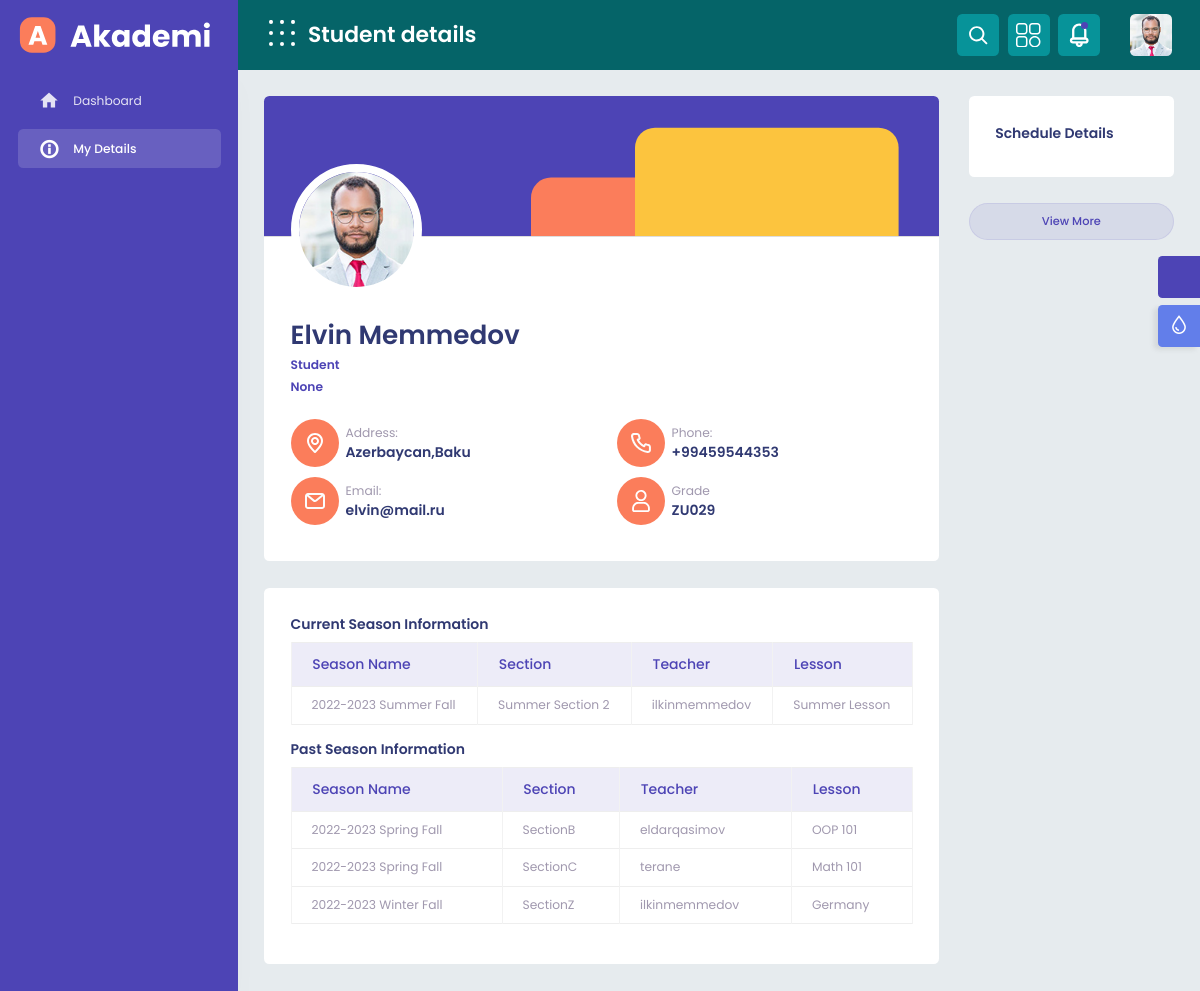
/student_detail/5/ (signed in), run on the app's committed database.
### baseuser/models.py (models this page shows, shortened)
class User(AbstractUser):
    created_at = models.DateTimeField(auto_now_add=True)
    updated_at = models.DateTimeField(auto_now=True)
    gender_choice = (
        ('male', 'Male'),
        ('female', 'Female'),
    )
    gender = models.CharField(max_length=250, choices=gender_choice)
    birthdate = models.DateField(null=True, blank=True)
    profile_photo = models.ImageField(default='profile_photos/default_pp.png', upload_to='profile_photos')
    user_type_names = (
        ('student', 'Student'),
        ('teacher', 'Teacher'),
        ('admin', 'Admin'),
    )
    user_type = models.CharField(max_length=500, choices=user_type_names)
    country = models.CharField(max_length=250)
    number = models.CharField(max_length=50,blank=True ,null=True)
    class Meta:
        verbose_name_plural = 'Users'

### staff/models.py (models this page shows, shortened)
class Students(models.Model):
    user = models.OneToOneField(User, on_delete=models.CASCADE, primary_key=True, related_name='student_user')
    lesson = models.ManyToManyField('Lessons', related_name='students',blank=True)
    def __str__(self):
        return self.user.username
    class Meta:
        verbose_name_plural = 'Students'

class Teachers(models.Model):
    user = models.OneToOneField(User, on_delete=models.CASCADE, primary_key=True,related_name='teacher')
    position=models.CharField(max_length=250)
    about_teacher=models.TextField(null=True , blank=True)
    def __str__(self):
        return self.user.username
    class Meta:
        verbose_name_plural = 'Teachers'

class Sections(models.Model):
    title=models.CharField(max_length=50)
    teacher=models.ForeignKey('Teachers', on_delete=models.SET_NULL,related_name='teacher_of_seasonLesson',null=True)
    students=models.ManyToManyField('Students', related_name='students_of_section')
    max_student_count=models.IntegerField()
    class Meta:
        verbose_name_plural = 'Sections'

class Lessons(models.Model):
    title=models.CharField(max_length=50)
    season=models.ForeignKey('core.Seasons',on_delete=models.CASCADE,related_name='season_of_lesson')
    section=models.ManyToManyField('Sections',related_name='section_of_lesson',blank=True)
    class Meta:
        verbose_name_plural = 'Lessons'

### core/models.py (models this page shows)
class Classes(models.Model):
    name=models.CharField(max_length=255,null=True)
    student=models.ManyToManyField('staff.Students',related_name='class_of_students',blank=True)
    def __str__(self):
        return self.name
    class Meta:
        verbose_name_plural = 'Classes'

class Seasons(models.Model):
    season_name=models.CharField(max_length=50)
    def __str__(self):
        return self.season_name
    class Meta:
        verbose_name_plural = 'Seasons'

### baseuser/decorators.py (the view)
    def wrapper_func(request, *args, **kwargs):
        if request.user.user_type == 'student' or request.user.user_type == 'admin' :
            return view_func(request, *args, **kwargs)
        else:
            return redirect('error_permission')

### staff/templates/student-detail.html (shortened to what this page needs)
{% extends 'base_core.html' %}
{% load static %}
{% block content %}
    {% include 'partials/navheader-preloader.html' %}
	{% include 'partials/header.html' %}
	{% include 'partials/sidebar.html' %}
        <div class="content-body">
			<div class="container-fluid">
				<div class="row">
					<div class="col-xl-9">
						<div class="card h-auto">
							<div class="card-header p-0">
								<div class="user-bg w-100">
									<div class="user-svg">
										<svg width="264" height="109" viewBox="0 0 264 109" fill="none" xmlns="http://www.w3.org/2000/svg">
											<rect x="0.0107422" y="0.6521" width="263.592" height="275.13" rx="20" fill="#FCC43E"/>
										</svg>
									</div>
									<div class="user-svg-1">
										<svg width="264" height="59" viewBox="0 0 264 59" fill="none" xmlns="http://www.w3.org/2000/svg">
										<rect y="0.564056" width="263.592" height="275.13" rx="20" fill="#FB7D5B"/>
										</svg>
									</div>
								</div>
							</div>
							<div class="card-body">
								<div class="d-flex justify-content-between">
									<div class="user">
										<div class="user-media">
											<img src="{{student.user.profile_photo.url}}" alt="" class="avatar avatar-xxl">
										</div>
										<div>
											<h2 class="mb-0">{{student.user.first_name}} {{student.user.last_name}}</h2>
											<p class="text-primary font-w600">Student <br> <span>
												{{ student.user.last_login}}
										  </span> </p>
										</div>
									</div>
								</div>
								<div class="row mt-2">
									<div class="col-xl-3 col-xxl-6 col-sm-6">
										<ul class="student-details">
											<li class="me-2">
												<a class="icon-box bg-secondary">
													<img src="{% static 'images/svg/location.svg' %}" alt="">
												</a>
											</li>
											<li><span>Address:</span><h5 class="mb-0">{{student.user.country}}</h5></li>
										</ul>
									</div>
									<div class="col-xl-3 col-xxl-6 col-sm-6">
										<ul class="student-details">
											<li class="me-2">
												<a class="icon-box bg-secondary">
													<img src="{% static 'images/svg/phone.svg' %}" alt="">
												</a>
											</li>
											<li><span>Phone:</span><h5 class="mb-0">{{student.user.number}}</h5></li>
										</ul>
									</div>
									<div class="col-xl-3 col-xxl-6 col-sm-6">
										<ul class="student-details">
											<li class="me-2">
												<a class="icon-box bg-secondary">
													<img src="{% static 'images/svg/email.svg' %}" alt="">
												</a>
											</li>
											<li><span>Email:</span><h5 class="mb-0">{{student.user.email}}</h5></li>
										</ul>
									</div>
									<div class="col-xl-3 col-xxl-6 col-sm-6">
										<ul class="student-details">
											<li class="me-2">
												<a class="icon-box bg-secondary">
													<img src="{% static 'images/profile.svg'  %}" alt="">
												</a>
											</li>
											<li>
												<span>Grade</span>
												<h5 class="mb-0">{{classname}}</h5>
											</li>
										</ul>
									</div>
								</div>
							</div>
						</div>
						<div class="card h-auto">
							<div class="card-body ">
								<div class="student-deatails">
										<h3 class="heading">Current Season Information</h3>
										<div class="table-responsive">
											<table class="table table-bordered">
												<thead>
													<tr>
														<th>Season Name</th>
														<th>Section</th>
														<th>Teacher</th>
														<th>Lesson</th>
													</tr>
												</thead>
												{% for data in student_data_active %}
												<tbody>
													<tr>
															<td>{{ data.season_name }}</td>
															<td>{{ data.section }}</td>
															<td>{{ data.teacher }}</td>
															<td>{{ data.lesson }}</td>
														</tr>
													</tbody>
												{% endfor %}
											</table>
											<h3 class="heading">Past Season Information</h3>
											<div class="table-responsive">
												<table class="table table-bordered">
													<thead>
														<tr>
															<th>Season Name</th>
															<th>Section</th>
															<th>Teacher</th>
															<th>Lesson</th>
														</tr>
													</thead>
													{% for data in student_data_past %}
													<tbody>
														<tr>
																<td>{{ data.season_name }}</td>
																<td>{{ data.section }}</td>
																<td>{{ data.teacher }}</td>
																<td>{{ data.lesson }}</td>
															</tr>
														</tbody>
													{% endfor %}
												</table>
											</div>
										</div>
								</div>
							</div>
						</div>
					</div>
					<div class="col-xl-3">
						<div class="row">
							<div class="col-xl-12">
								<div class="card h-auto">
									<div class="card-body">
										<h3 class="heading">Schedule Details</h3>
									</div>
								</div>
							</div>
							<div class="col-xl-12">
								<a href="javascript:void(0);" class="btn btn-primary btn-block light btn-rounded mb-5">View More</a>
							</div>
						</div>
					</div>
				</div>
			</div>
		</div>
	{% endblock %}

### core/templates/partials/header.html (shortened to what this page needs)
{% load static %}
{% block content %}
		<div class="header">
            <div class="header-content">
                <nav class="navbar navbar-expand">
                    <div class="collapse navbar-collapse justify-content-between">
                        <div class="header-left">
						<div class="dashboard_bar">
							{{ page_title }}
						</div>
                        </div>
                        <ul class="navbar-nav header-right">
							<li class="nav-item dropdown notification_dropdown search-area-header">
								<a class="nav-link" href="javascript:void(0);" role="button" data-bs-toggle="dropdown">
								</a>
							</li>
							<li class="nav-item dropdown notification_dropdown">
                                <a class="nav-link  menu-wallet" href="javascript:void(0);">
                                </a>
							</li>
							<li class="nav-item bell-icon blink dropdown notification_dropdown">
                                <a class="nav-link  " href="javascript:void(0);" role="button" data-bs-toggle="dropdown">
                                </a>
                            </li>
							<li class="nav-item">
								<div class="dropdown header-profile2">
									<a class="nav-link ms-0" href="javascript:void(0);" role="button" data-bs-toggle="dropdown" aria-expanded="false">
										<div class="header-info2 d-flex align-items-center">
											<img src="{{ request.user.profile_photo.url }}" alt="">
										</div>
									</a>
								</div>
							</li>
                        </ul>
                    </div>
				</nav>
			</div>
		</div>
{% endblock %}

### data on the page
User: user.profile_photo (picture)
Students: user.profile_photo (picture), user.first_name "Elvin", user.last_name "Memmedov", user.last_login "None", user.country "Azerbaycan,Baku", user.number "+99459544353", user.email "elvin@mail.ru"
Classes: name "ZU029"
Teachers: season_name "2022-2023 Summer Fall", section "Summer Section 2", teacher "ilkinmemmedov", lesson "Summer Lesson", season_name "2022-2023 Winter Fall", section "SectionZ", lesson "Germany"
Teachers: season_name "2022-2023 Spring Fall", section "SectionB", teacher "eldarqasimov", lesson "OOP 101"
Teachers: season_name "2022-2023 Spring Fall", section "SectionC", teacher "terane", lesson "Math 101"

### other printed values
{{ page_title }} "Student details"
